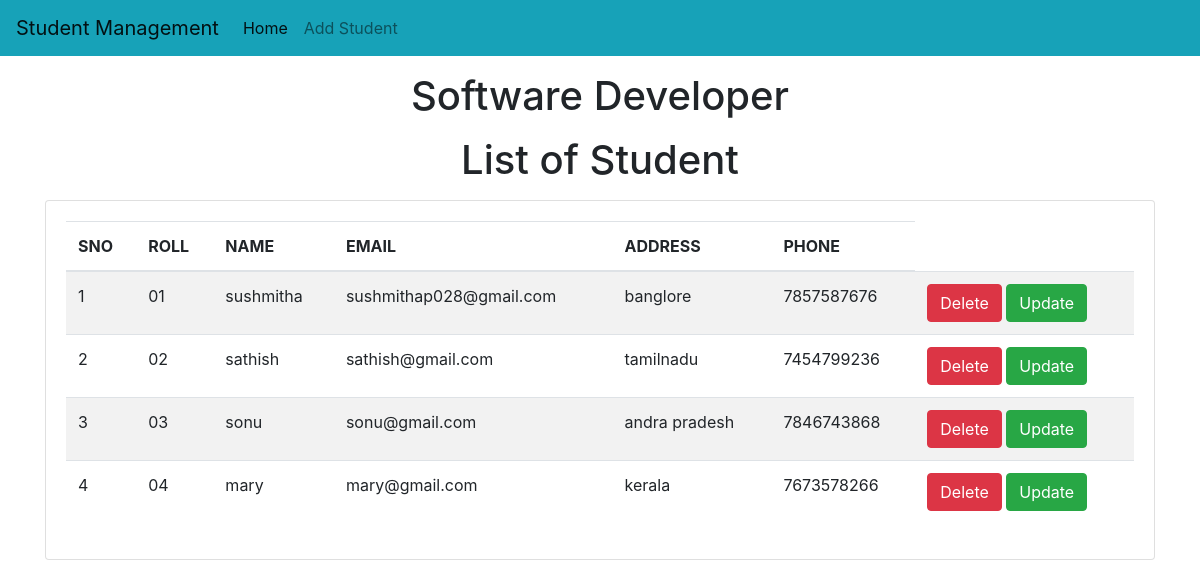
/std/, run on the app's committed database.
### std/models.py (models this page shows)
class Student(models.Model):
    roll=models.CharField(max_length=100)
    name=models.CharField(max_length=50)
    email=models.CharField(max_length=150)
    address=models.CharField(max_length=200)
    phone=models.CharField(max_length=10)

### std/views.py (the view)
# urls.py: path("", home),
def home(request):
    std=Student.objects.all()
    return render(request, "std/home.html", {'std':std})

### templates/std/home.html (shortened to what this page needs)
<!doctype html>
<html lang="en">
  <head>
    <link rel="stylesheet" href="https://cdn.jsdelivr.net/npm/bootstrap@4.0.0/dist/css/bootstrap.min.css">
  </head>
  <body>
    {% include 'std/navbar.html' %}
    <h1 class="text-center my-3">Software Developer</h1>
    <h1 class="text-center my-3">List of Student</h1>
    <div class="container">
      <div class="row">
        <div class="col-md-12">
          <div class="card">
            <div class="card-body">
              <table class="table table-striped">
                <thead>
                  <tr>
                    <th>SNO</th>
                    <th>ROLL</th>
                    <th>NAME</th>
                    <th>EMAIL</th>
                    <th>ADDRESS</th>
                    <th>PHONE</th>
                  </tr>
                </thead>
                <tbody>
                  {% for s in std %}
                  <tr>
                    <td>{{forloop.counter}}</td>
                    <td>{{s.roll}}</td>
                    <td>{{s.name}}</td>
                    <td>{{s.email}}</td>
                    <td>{{s.address}}</td>
                    <td>{{s.phone}}</td>
                    <td>
                      <a href="/std/delete-std/{{s.id}}" class="btn btn-danger md-sm">Delete</a>
                      <a href="/std/update-std/{{s.id}}" class="btn btn-success md-sm">Update</a>
                    </td>
                  </tr>
                  {% endfor %}
                </tbody>
              </table>
            </div>
          </div>
        </div>
      </div>
    </div>
  </body>
</html>

### templates/std/navbar.html (shortened to what this page needs)
<nav class="navbar navbar-expand-lg navbar-light bg-info">
    <a class="navbar-brand" href="/std/home">Student Management</a>
    <div class="collapse navbar-collapse" id="navbarSupportedContent">
      <ul class="navbar-nav mr-auto">
        <li class="nav-item active">
          <a class="nav-link" href="#">Home <span class="sr-only">(current)</span></a>
        </li>
        <li class="nav-item">
          <a class="nav-link" href="/std/add_std">Add Student</a>
        </li>
    </div>
  </nav>

### data on the page
Student: roll "01", name "sushmitha", email "sushmithap028@gmail.com", address "banglore", phone "7857587676"
Student: roll "02", name "sathish", email "sathish@gmail.com", address "tamilnadu", phone "7454799236"
Student: roll "03", name "sonu", email "sonu@gmail.com", address "andra pradesh", phone "7846743868"
Student: roll "04", name "mary", email "mary@gmail.com", address "kerala", phone "7673578266"
